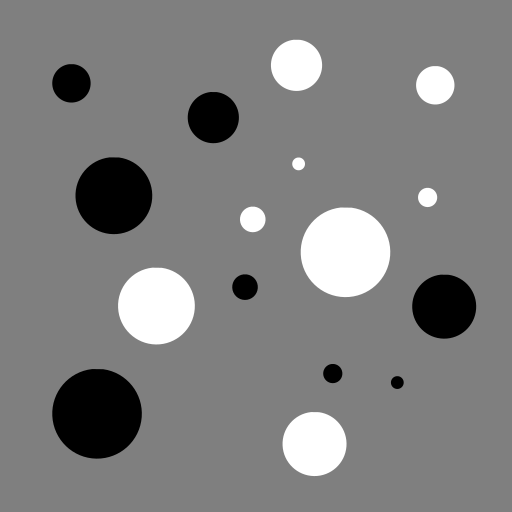
#> input picture week2/data/test_blob_varying.png, 512 x 512 px
$ jupyter execute scale_space.ipynb
#> lines starting #> are read from the running program, lines starting #| are printed output that depends on the picture
[cell 1]
import numpy as np
import matplotlib.pyplot as plt
from skimage.io import imread
# from scipy.ndimage import convolve
from cv2 import filter2D
from skimage.feature import peak_local_max

data_path = '../week2/data/'

# Helpting functions

[cell 2]
def get_gauss_derivatives(t, trunc=5):
    """
    Returns Gaussian kernel and its derivatives up to the third order.

    Parameters:
    t (float): The variance of the Gaussian.
    trunc (float, optional): The truncation value for the kernel size. Defaults to 5.

    Returns:
    tuple: A tuple containing the kernels as numpy arrays.
    """
    s = np.sqrt(t)
    r = np.ceil(trunc * s)
    x = np.arange(-r, r + 1)
    g = np.exp(-x**2 / (2 * t))
    g = g / np.sum(g)
    dg = -(x / t) * g
    ddg = -g / t - (x / t) * dg
    dddg = -2 * dg / t - (x / t) * ddg
    return g, dg, ddg, dddg

def separable_filtering(image, kernelx, kernely):
    """
    Applies separable filtering to an image.

    Args:
        image: The input image to be filtered.
        kernelx: The kernel for first axis.
        kernely: The kernel for second axis.

    Returns:
        The filtered image.
    """
    kernelx = kernelx.reshape(1, -1)
    kernely = kernely.reshape(-1, 1)
    return filter2D(filter2D(image, -1, kernelx), -1, kernely)

# Initialize scale-space

[cell 3]
# Load image
im = imread(data_path + 'test_blob_varying.png').astype(np.float32)
#> im: shape (512, 512) float32; min 0, max 255, mean 127.1

# Compute Gaussian derivatives
t = 4
g, _, ddg, _ = get_gauss_derivatives(t)

# Scale-space initialization
n = 300  # number of scales to consider
t_values = np.arange(1, n + 1) * t # scale values

# Print scale values
print(t_values)

# Compute scale-space volume
L_blob_vol = np.zeros(im.shape + (n,))

Lg = im # Create a copy of the image

**t_values = np.arange(1, n + 1) * t**

- Generates a numpy array t_values containing scale values that will be used to modify the Gaussian kernel's variance (t). This array starts from t, incrementing by t for each scale, up to n * t.

- Generates a series of scale factors that progressively increase the smoothing effect.

**L_blob_vol = np.zeros(im.shape + (n,))**

- Initializes a 3D numpy array L_blob_vol with dimensions equal to the original image's dimensions plus an additional dimension for the scales (n). This array is initially filled with zeros.

- Serves as the container for the scale-space volume of the image. Each "slice" of this volume (along the third dimension) represents the image filtered at a different scale.

# Compute the scale-space volume

[cell 4]
for i in range(0, n):
    L_blob_vol[:, :, i] = t_values[i] * (separable_filtering(Lg, g, ddg) +
                                       separable_filtering(Lg, ddg, g))
    Lg = separable_filtering(Lg, g, g)
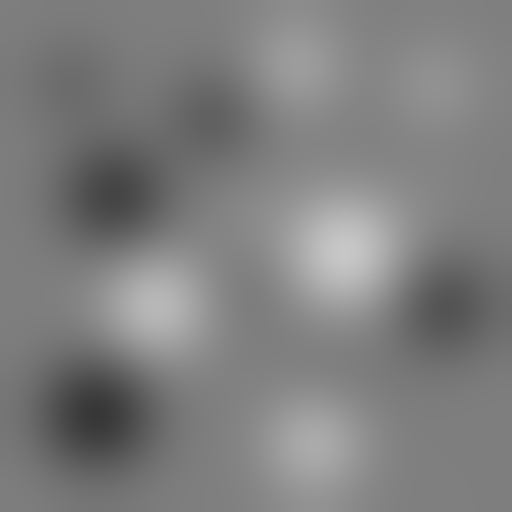
#> Lg: shape (512, 512) float32; min 55.41, max 199.3, mean 127.1

# Show 3 slices of the scale-space volume
plt.figure(figsize=(15, 5))
plt.subplot(131)
plt.imshow(L_blob_vol[:, :, 0], cmap='gray')
plt.title('Slice 1')
plt.subplot(132)
plt.imshow(L_blob_vol[:, :, 100], cmap='gray')
plt.title('Slice 100')
plt.subplot(133)
plt.imshow(L_blob_vol[:, :, 299], cmap='gray')
plt.title('Slice 300')
plt.show()
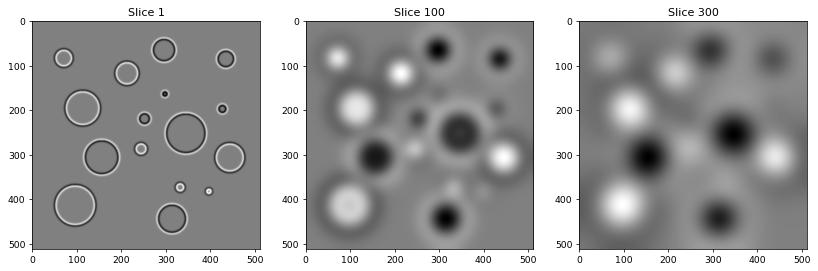
#> figure drawn by matplotlib, 3 panels

#### **L_blob_vol[:, :, i] = t_values[i] * (separable_filtering(Lg, g, ddg) +  separable_filtering(Lg, ddg, g))**

**L_blob_vol[:, :, i]**
- Assigns the computed value to the i-th "slice" of the 3D array L_blob_vol, which is the scale-space volume of the image. Each slice corresponds to the image processed at a specific scale.

**t_values[i]**
- Scales the filter response by the current scale factor, derived from t_values, which is an array of scale factors increasing linearly.
- **Multiplying by t_values[i] normalizes the response across scales**. This is crucial because the magnitude of the Laplacian of Gaussian (LoG) response to blobs decreases with increasing scale (blob size). Scaling by the factor ensures that blobs of all sizes contribute similarly to the final detection result, achieving scale invariance.

**separable_filtering(Lg, g, ddg)**
- **Applies a 2D filtering** operation in a separable manner using the Gaussian kernel g and its second derivative ddg. The **first kernel g is applied along one axis, and ddg along the other axis.**
- The Gaussian kernel smooths the image, while its second derivative responds strongly to changes in intensity, which are characteristic of blobs. Applying these filters separately along different axes is computationally efficient and approximates the LoG filter, which is known for its blob-detecting properties. This operation enhances regions in the image that correspond to potential blobs.
- By combining these separable filtering operations, the algorithm effectively enhances blob-like features in all directions, crucial for accurate blob detection.

#### **Lg = separable_filtering(Lg, g, g):**
- Applies a Gaussian filter (smoothing) to the image Lg for the next iteration. This operation uses the Gaussian kernel g for both axes, effectively smoothing the image.
- This step reduces high-frequency noise and details in the image, progressively focusing on larger-scale structures as the loop advances. By smoothing the image iteratively, the algorithm prepares it for detecting blobs at increasingly larger scales.

# Find maxima and visualize

[cell 5]
# Find maxima in scale-space
coord = peak_local_max(L_blob_vol, threshold_abs = 40)
#> coord = [[412, 97, 267], [306, 443, 133], [196, 114, 191], [117, 213, 81], [83, 71, 45], [373, 332, 10], [287, 245, 19], [382, 397, 4]]

# Show coords
print(coord)
#| [[412  97 267]
#|  [306 443 133]
#|  [196 114 191]
#|  [117 213  81]
#|  [ 83  71  45]
#|  [373 332  10]
#|  [287 245  19]
#|  [382 397   4]]

# Visualize
theta = np.linspace(0, 2 * np.pi, 91, endpoint=True)
circ = np.array((np.cos(theta), np.sin(theta)))

blob_radii = np.sqrt(2 * t_values[coord[:,2]])
#> blob_radii = [46.3, 32.74, 39.19, 25.61, 19.18, 9.38, 12.65, 6.32]
circ_y = np.outer(circ[0], blob_radii) + coord[:, 0]
circ_x = np.outer(circ[1], blob_radii) + coord[:, 1]

fig, ax = plt.subplots(figsize=(8, 8))
ax.imshow(im, cmap='gray')
ax.plot(coord[:, 1], coord[:, 0], '.r', circ_x, circ_y, 'r')
ax.set_title(f'Mean radius {blob_radii.mean():0.2f} pixels')
plt.show()
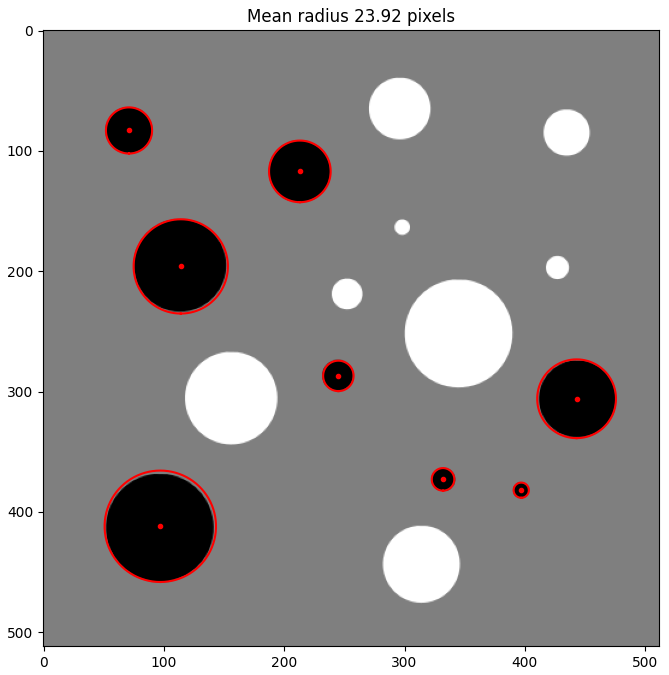
#> figure drawn by matplotlib, 1 panel

#### **coord = peak_local_max(L_blob_vol, threshold_abs = 40)**
- Identifies local maxima in the scale-space volume L_blob_vol that surpass a specified absolute threshold (threshold_abs = 40).

#### **blob_radii = np.sqrt(2 * t_values[coord[:,2]])**
- Calculates the radii of the detected blobs based on their scale (coord[:,2] indicates the scale at which each blob was detected).
- The radius is derived from the scale factor, ensuring that the visual representation of each blob corresponds to its actual size in the image. The formula reflects the relationship between the scale (variance) used in the Gaussian smoothing and the effective size of the blobs.

# Real scenario

[cell 6]
def detect_fibers(im, diameter_limits, nr_steps, t_detection, thres):
    """
    Detects fibers in images by finding maxima of Gaussian smoothed image.

    Parameters:
    - im: numpy array, input image
    - diameter_limits: tuple, min and max of the fiber diameter (in pixels)
    - nr_steps: int, number of steps for scale variation
    - t_detection: float, scale parameter for fiber center detection
    - thres: float, blob magnitude threshold for fiber detection

    Returns:
    - coord: numpy array, coordinates of detected fiber centers
    - scale: numpy array, scale of detected fibers
    """

    t_values = np.linspace(diameter_limits[0]**2 / 8,
                           diameter_limits[1]**2 / 8, nr_steps, endpoint=True)


    L_blob_vol = np.zeros(im.shape + (len(t_values),))
    for i, t in enumerate(t_values):
        g, dg, ddg, dddg = get_gauss_derivatives(t)
        L_blob_vol[:, :, i] = t * (separable_filtering(im, g, ddg) +
                                   separable_filtering(im, ddg, g))

    # Detect fibre centers
    g, dg, ddg, dddg = get_gauss_derivatives(t_detection)
    Lg = separable_filtering(im, g, g)
    coord = peak_local_max(Lg, threshold_abs = thres)

    # Find coordinates and size (scale) of fibres
    magnitudeIm = L_blob_vol.min(axis = 2)
    scaleIm = L_blob_vol.argmin(axis = 2)

    scales = scaleIm[coord[:,0], coord[:,1]]
    magnitudes = - magnitudeIm[coord[:,0], coord[:,1]]
    idx = np.where(magnitudes > thres)[0]
    coord = coord[idx]
    scale = t_values[scales[idx]]
    return coord, scale

#### **t_values = np.linspace(diameter_limits[0]^2 / 8, diameter_limits[1]^2 / 8, nr_steps, endpoint=True)**
- Generates a sequence of t_values that represent the variance of the Gaussian kernel used for smoothing.
- The variance values are calculated based on the minimum and maximum diameters of the fibers, assuming the relationship between the fiber diameter and the Gaussian kernel's variance.
- **diameter_limits[0]^2 / 8** is a way to calculate the variance of the Gaussian kernel that is optimally matched to the expected size of the blobs (fibers) in the image. This ensures that the smoothing applied to the image is appropriate for enhancing the visibility of blobs with the specified diameter, making them more detectable by subsequent processing steps.

#### **Computation of the scale-space volume**
- Constructs a scale-space volume L_blob_vol for the input image by applying Gaussian smoothing at different scales (t_values). Each slice of this volume corresponds to the image smoothed at a specific scale, enhanced for potential fiber detection.

[cell 7]
def get_circles(coord, radii):
    """
        Compute coordinates for drawing circles around detected blobs.

    Parameters:
    coord (numpy.ndarray): Array of shape (n, 2) with the circle centers.
    scale (numpy.ndarray): Array of length n with circle radii.

    Returns:
    numpy.ndarray: Array of shape (n, 91) with the x-coordinates n circles.
    numpy.ndarray: Array of shape (n, 91) with the y-coordinates of n circles.
    """

    theta = np.linspace(0, 2 * np.pi, 91, endpoint=True)
    circ = np.array((np.cos(theta), np.sin(theta)))
    circ_y = np.outer(circ[0], radii) + coord[:, 0]
    circ_x = np.outer(circ[1], radii) + coord[:, 1]

    return circ_x, circ_y

[cell 8]
im = imread(data_path + 'CT_lab_med_res.png').astype(np.float32)/(2**16 - 1)
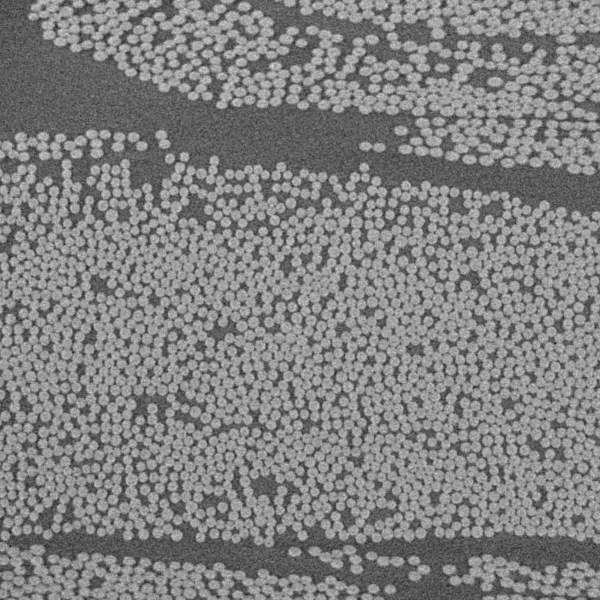
#> input picture week2/data/CT_lab_med_res.png, 600 x 600 px
#> im: shape (600, 600) float32; min 0.137, max 0.858, mean 0.505

# Estimated diameter limits
diameter_limits = [5, 15]
nr_steps = 100

# Parameter for Gaussian to detect center point
t_detection = 7

# Parameter for finding maxima over Laplacian in scale-space
thres = 0.05

# Detect fibres
coord, scale = detect_fibers(im, diameter_limits, nr_steps, t_detection, thres)
#> in detect_fibers, `Lg = separable_filtering(im, g, g)`:
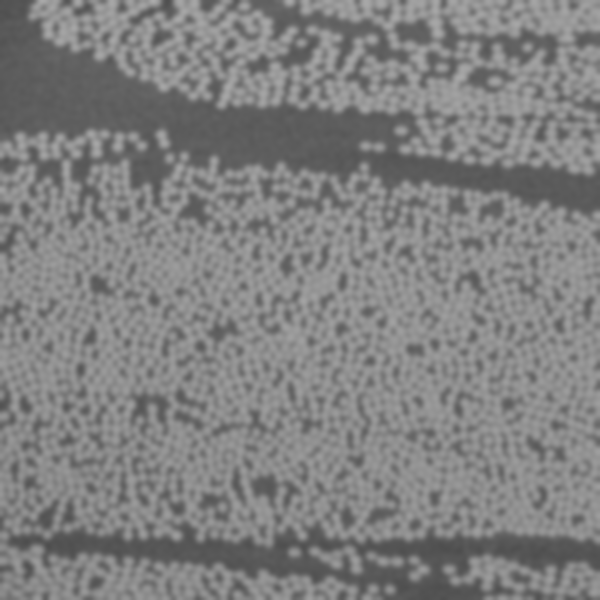
#> Lg: shape (600, 600) float32; min 0.307, max 0.671, mean 0.505
#> in detect_fibers, `coord = peak_local_max(Lg, threshold_abs = thres)`: coord = 2488 pairs, first value 3 to 597, second value 3 to 596
#> in detect_fibers, `magnitudeIm = L_blob_vol.min(axis = 2)`:
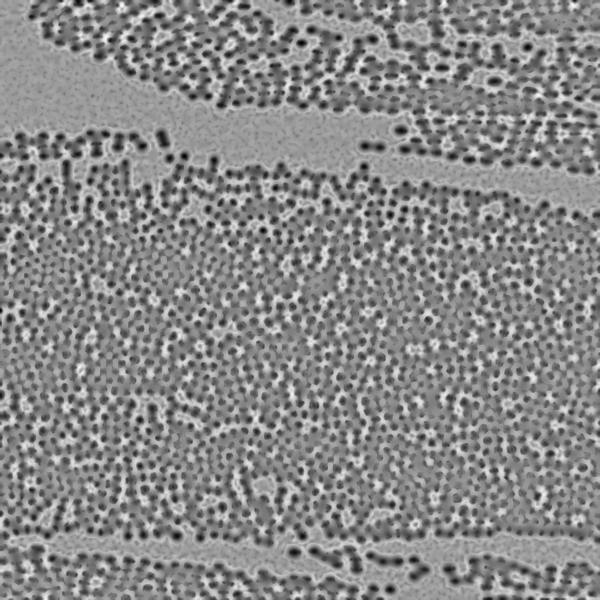
#> magnitudeIm: shape (600, 600) float64; min -0.216, max 0.132, mean -0.0293; drawn with min black and max white
#> in detect_fibers, `scaleIm = L_blob_vol.argmin(axis = 2)`:
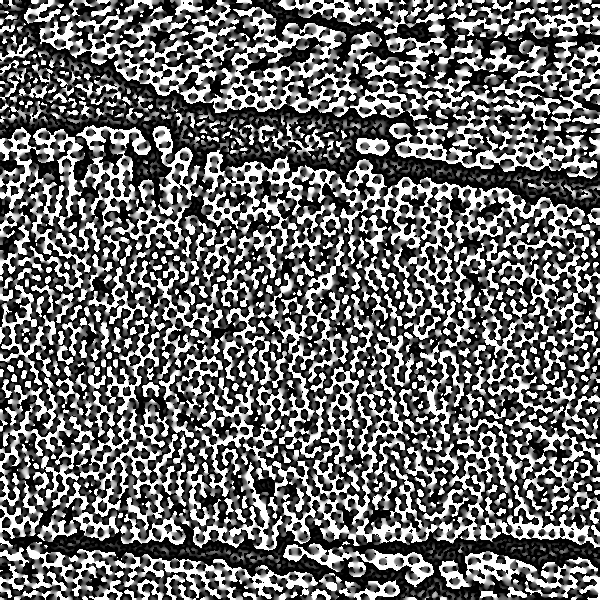
#> scaleIm: shape (600, 600) int64; min 0, max 99, mean 41.2; drawn with min black and max white
#> in detect_fibers, `scales = scaleIm[coord[:,0], coord[:,1]]`: scales = 2488 values, max 99 at index 84, min 0 at index 1630, mean 22.02
#> in detect_fibers, `magnitudes = - magnitudeIm[coord[:,0], coord[:,1]]`: magnitudes = 2488 values, max 0.215 at index 542, min 0.00765 at index 2460, mean 0.105
#> in detect_fibers, `idx = np.where(magnitudes > thres)[0]`: idx = 2291 values from 0 to 2418
#> in detect_fibers, `coord = coord[idx]`: coord = 2291 pairs, first value 3 to 597, second value 3 to 596
#> in detect_fibers, `scale = t_values[scales[idx]]`: scale = 2291 values, max 28.12 at index 84, min 3.12 at index 1626, mean 9.01
radii = np.sqrt(2 * scale)
#> radii = 2291 values, max 7.5 at index 84, min 2.5 at index 1626, mean 4.21

# Plot detected fibres
circ_x, circ_y = get_circles(coord, radii)
#> in get_circles, `circ_y = np.outer(circ[0], radii) + coord[:, 0]`:
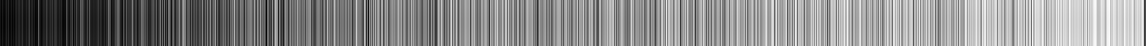
#> circ_y: shape (91, 2291) float64 (shown at 1/2 size); min -2.83, max 601.4, mean 318.6; drawn with min black and max white
#> in get_circles, `circ_x = np.outer(circ[1], radii) + coord[:, 1]`:
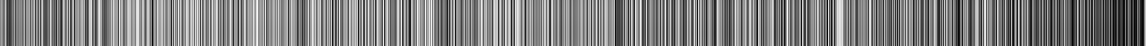
#> circ_x: shape (91, 2291) float64 (shown at 1/2 size); min -2.19, max 601.1, mean 302.3; drawn with min black and max white
fig, ax = plt.subplots(figsize=(8, 8))
ax.imshow(im, cmap='gray')
ax.plot(coord[:,1], coord[:,0], 'r.', circ_x, circ_y, 'r', ms=2, lw=0.5)
ax.set_title(f'Mean radius {radii.mean():0.2f} pixels, number of fibers {len(radii)}')
ax.set_xlim(0, im.shape[1])
ax.set_ylim(im.shape[0], 0)
plt.show()
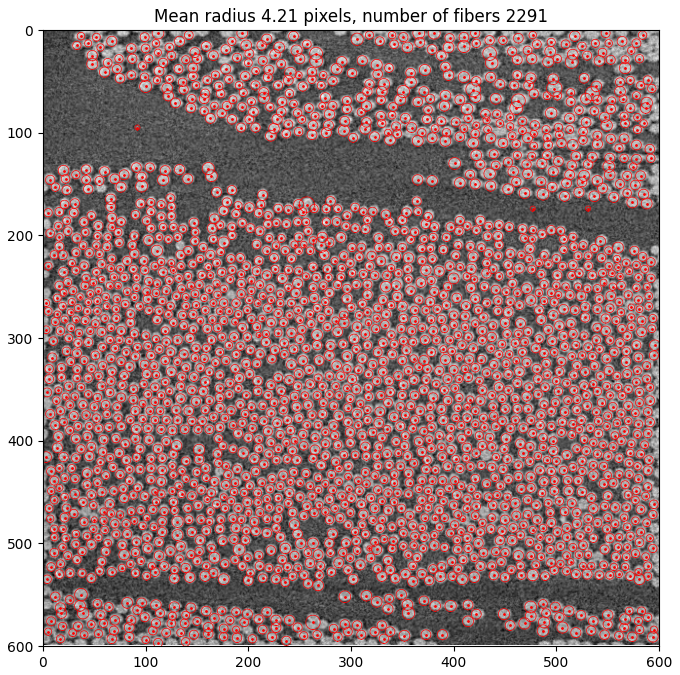
#> figure drawn by matplotlib, 1 panel
